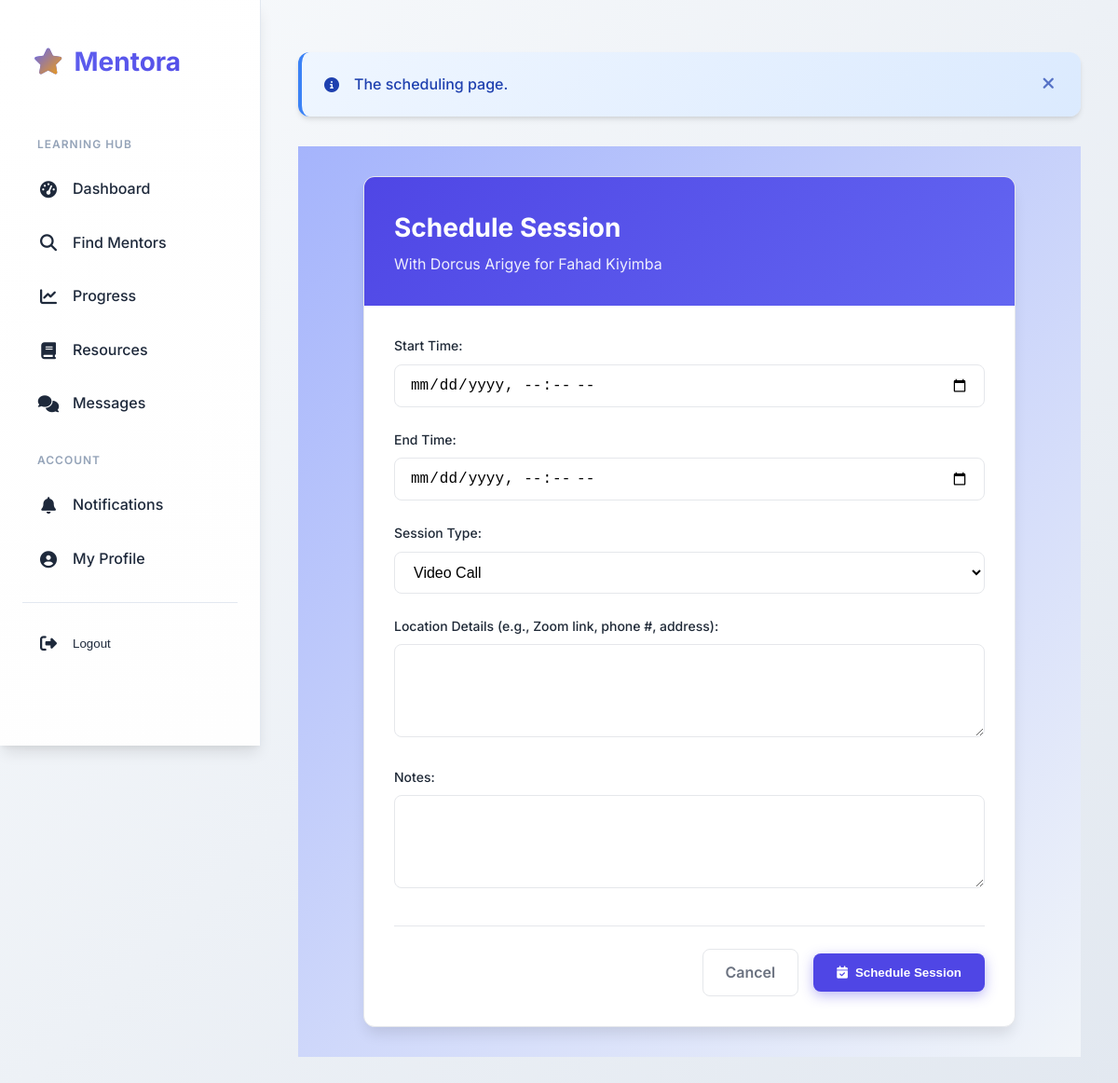
The app's page /mentors/request/6/schedule/ (signed in) with its own data.
### mentorship/models.py (models this page shows, shortened)
class MentorshipRequest(models.Model):
    mentee = models.ForeignKey(Mentee, on_delete=models.CASCADE, related_name='sent_requests')
    mentor = models.ForeignKey(Mentor, on_delete=models.CASCADE, related_name='received_requests')
    request_date = models.DateTimeField(auto_now_add=True)
    message = models.TextField()
    STATUS_CHOICES = [
        ('PENDING', 'Pending'),
        ('ACCEPTED', 'Accepted'),
        ('REJECTED', 'Rejected'),
    ]
    status = models.CharField(
        max_length=10,
        choices=STATUS_CHOICES,
        default='PENDING',
    )
    response_date = models.DateTimeField(blank=True, null=True)
    rejection_reason = models.TextField(blank=True, null=True)
    is_session_scheduled = models.BooleanField(default=False)
    class Meta:
        unique_together = ('mentee', 'mentor', 'status')
        constraints = [
            models.UniqueConstraint(
                fields=['mentee', 'mentor'],
                condition=models.Q(status__in=['PENDING', 'ACCEPTED']),
                name='unique_pending_or_accepted_request'
            )
        ]

class Mentor(models.Model):
    user = models.OneToOneField(User, on_delete=models.CASCADE)
    location = models.CharField(max_length=255, blank=True, null=True)
    expertise = models.ManyToManyField(Interest, related_name='mentors', blank=True)
    title = models.CharField(max_length=255, blank=True, null=True)
    company = models.CharField(max_length=255, blank=True, null=True)
    rating = models.DecimalField(max_digits=2, decimal_places=1, blank=True, null=True)
    reviews_count = models.IntegerField(default=0)
    price_per_session = models.DecimalField(max_digits=6, decimal_places=2, blank=True, null=True)
    experience_years = models.IntegerField(blank=True, null=True)
    availability = models.CharField(max_length=255, blank=True, null=True)
    STATUS_CHOICES = [
        ('AVAILABLE', 'Available for Mentorship'),
        ('BUSY', 'Currently Busy'),
        ('OFFLINE', 'Offline'),
    ]
    availability_status = models.CharField(
        max_length=20,
        choices=STATUS_CHOICES,
        default='AVAILABLE',
    )
    available_date=models.DateTimeField(blank=True, null=True)
    availabile_time=models.DateTimeField(blank=True, null=True)
    bio = models.TextField(blank=True, null=True)
    profile_picture = models.ImageField(upload_to='mentor_pics/', blank=True, null=True)

class Mentee(models.Model):
    user = models.OneToOneField(User, on_delete=models.CASCADE)
    location = models.CharField(max_length=255, blank=True, null=True)
    interests = models.ManyToManyField(Interest, related_name='mentees', blank=True) # Mentees have interests (skill tags)
    bio = models.TextField(blank=True, null=True)
    profile_picture = models.ImageField(upload_to='mentee_pics/', blank=True, null=True)

### mentorship/views.py (the view)
# urls.py: path('request/<int:request_pk>/schedule/', views.schedule_session, name='schedule_session'),
@login_required
def schedule_session(request, request_pk):
    mentorship_request = get_object_or_404(MentorshipRequest, pk=request_pk)
    if request.user != mentorship_request.mentee.user and \
       request.user != mentorship_request.mentor.user:
        messages.error(request, "You are not authorized to schedule a session for this request.")
        return redirect('mentee_dashboard')
    if mentorship_request.status != 'ACCEPTED':
        messages.warning(request, "A session can only be scheduled for an ACCEPTED mentorship request.")
        return redirect('mentee_dashboard')
    if mentorship_request.sessions.exists():
        messages.info(request, "A session for this request has already been scheduled.")
        return redirect('mentee_dashboard') # For now, redirect back
    if request.method == 'POST':
        form = SessionForm(request.POST)
        if form.is_valid():
            session = form.save(commit=False)
            session.mentorship_request = mentorship_request
            session.mentee = mentorship_request.mentee
            session.mentor = mentorship_request.mentor
            session.save()
            mentorship_request.is_session_scheduled = True # Update the flag on the request
            mentorship_request.save()
            messages.info(request, "notify user that the session has been scheduled for agiven request!")
            messages.success(request, "Session scheduled successfully!")
            return redirect('mentee_dashboard') # Or to a session detail page
        else:
            messages.error(request, "Please correct the errors in your message.")
        return redirect('mentee_dashboard')
    else:
        form = SessionForm()
        messages.info(request, "The scheduling page.")
    context = {
        'mentorship_request': mentorship_request,
    }
    return render(request, 'mentorship/schedule_session.html', context) # Render

### mentorship/templatetags/notification_extras.py (called while the page is built)
@register.inclusion_tag('mentorship/notification_badge.html', takes_context=True)
def notification_badge(context):
    request = context['request']
    if request.user.is_authenticated:
        unread_count = Notification.objects.filter(recipient=request.user, is_read=False).count()
        return {'unread_count': unread_count}
    return {'unread_count': 0} # Return 0 if not authenticated

### mentorship/templates/mentorship/schedule_session.html (shortened to what this page needs)
{% extends "mentorship/base.html" %}
{% load static %}
{% block extra_head %}
<link href="https://cdnjs.cloudflare.com/ajax/libs/font-awesome/6.4.0/css/all.min.css" rel="stylesheet">
{% endblock %}
{% block content %}
<div class="form-wrapper">
    <div class="form-container">
        <div class="form-card">
            <div class="card-header">
                <h1>Schedule Session</h1>
                <p>With {{ mentorship_request.mentor.user.get_full_name|default:mentorship_request.mentor.user.username }} for {{ mentorship_request.mentee.user.get_full_name|default:mentorship_request.mentee.user.username }}</p>
            </div>
            <div class="card-body">
                <form method="post" novalidate>
                    <div class="form-group">
                        <label for="id_start_time">Start Time:</label>
                        <input type="datetime-local" id="id_start_time" name="start_time" class="form-control" required>
                    </div>
                    <div class="form-group">
                        <label for="id_end_time">End Time:</label>
                        <input type="datetime-local" id="id_end_time" name="end_time" class="form-control" required>
                    </div>
                    <div class="form-group">
                        <label for="id_session_type">Session Type:</label>
                        <select id="id_session_type" name="session_type" class="form-control" required>
                            <option value="VIDEO_CALL">Video Call</option>
                        </select>
                    </div>
                    <div class="form-group">
                        <label for="id_location_details">Location Details (e.g., Zoom link, phone #, address):</label>
                        <textarea id="id_location_details" name="location_details" rows="3" class="form-control"></textarea>
                    </div>
                    <div class="form-group">
                        <label for="id_notes">Notes:</label>
                        <textarea id="id_notes" name="notes" rows="3" class="form-control"></textarea>
                    </div>
                    <div class="form-actions">
                        <a href="{% url 'my_requests' %}" class="btn btn-secondary">Cancel</a>
                        <button type="submit" class="btn btn-primary">
                            <i class="fas fa-calendar-check"></i>
                            <span class="submit-text">Schedule Session</span>
                        </button>
                    </div>
                </form>
            </div>
        </div>
    </div>
</div>
{% endblock %}

### mentorship/templates/mentorship/base.html (style rules this page uses)
:root { --primary-color: #6366f1; --primary-dark: #4f46e5; --primary-light: #a5b4fc; --secondary-color: #64748b; --accent-color: #f59e0b; --background-light: #f8fafc; --background-dark: #0f172a; --surface: #ffffff; --surface-hover: #f1f5f9; --text-dark: #1e293b; --text-light: #64748b; --text-muted: #94a3b8; --border: #e2e8f0; --border-dark: #334155; --success: #10b981; --error: #ef4444; --warning: #f59e0b; --info: #3b82f6; --shadow-sm: 0 1px 2px 0 rgb(0 0 0 / 0.05); --shadow-md: 0 4px 6px -1px rgb(0 0 0 / 0.1), 0 2px 4px -1px rgb(0 0 0 / 0.06); --shadow-lg: 0 10px 15px -3px rgb(0 0 0 / 0.1), 0 4px 6px -2px rgb(0 0 0 / 0.05); --transition: all 0.3s cubic-bezier(0.4, 0, 0.2, 1); --border-radius: 12px; --sidebar-width: 280px; }
* { box-sizing: border-box; }
body { font-family: 'Inter', -apple-system, BlinkMacSystemFont, sans-serif; margin: 0; padding: 0; background: linear-gradient(135deg, #f8fafc 0%, #e2e8f0 100%); color: #1e293b; line-height: 1.6; display: flex; min-height: 100vh; font-weight: 400; }
html { scroll-behavior: smooth; }

### mentorship/templates/mentorship/schedule_session.html (style rules this page uses)
:root { --primary-color: #4f46e5; --primary-hover: #4338ca; --secondary-color: #6366f1; --text-dark: #1f2937; --text-light: #6b7280; --background-light: #f9fafb; --white: #ffffff; --border-color: #e5e7eb; --shadow-md: 0 4px 6px -1px rgb(0 0 0 / 0.1); --shadow-lg: 0 10px 15px -3px rgb(0 0 0 / 0.1); --border-radius: 0.75rem; --transition: all 0.3s ease; }
.form-wrapper { background: linear-gradient(135deg, var(--primary-light) 0%, #f1f5f9 100%); padding: 2rem 1.5rem; min-height: 100vh; }
.form-container { max-width: 700px; margin: 0 auto; }
.form-card { background-color: var(--white); border-radius: var(--border-radius); border: 1px solid var(--border-color); box-shadow: var(--shadow-lg); overflow: hidden; animation: fadeIn 0.5s ease-out; }
.card-header { padding: 2rem; background: linear-gradient(135deg, var(--primary-color), var(--secondary-color)); color: var(--white); position: relative; }
.card-header h1 { margin: 0; font-size: 1.75rem; font-weight: 700; position: relative; z-index: 1; }
.card-header p { margin: 0.25rem 0 0 0; opacity: 0.9; position: relative; z-index: 1; }
.card-body { padding: 2rem; }
.form-group { margin-bottom: 1.5rem; }
.form-group label { display: block; margin-bottom: 0.5rem; color: var(--text-dark); font-weight: 500; font-size: 0.875rem; }
.form-control { width: 100%; padding: 0.75rem 1rem; border: 1px solid var(--border-color); border-radius: 0.5rem; background-color: var(--white); font-size: 1rem; transition: var(--transition); box-sizing: border-box; }
textarea.form-control { resize: vertical; min-height: 100px; }
.form-actions { display: flex; justify-content: flex-end; align-items: center; gap: 1rem; margin-top: 2rem; padding-top: 1.5rem; border-top: 1px solid var(--border-color); }
.btn { display: inline-flex; align-items: center; gap: 0.5rem; padding: 0.75rem 1.5rem; border-radius: 0.5rem; font-weight: 600; text-decoration: none; transition: var(--transition); border: 1px solid transparent; cursor: pointer; }
.btn-primary { background-color: var(--primary-color); color: white; box-shadow: 0 4px 14px 0 rgba(79, 70, 229, 0.39); }
.btn-secondary { background-color: var(--white); color: var(--text-light); border-color: var(--border-color); }

### records on screen
MentorshipRequest: mentor.user.get_full_name "Dorcus Arigye", mentee.user.get_full_name "Fahad Kiyimba"

### other values on screen
{{ message }} "The scheduling page."
